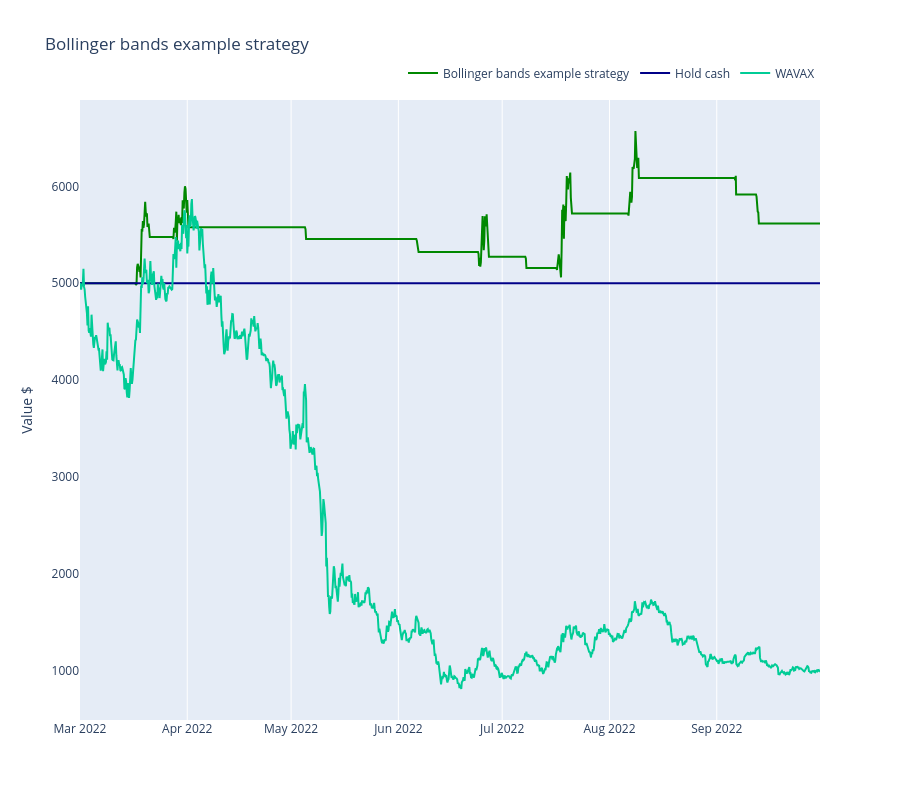

Notebook cell for this chart:
### Markdown cell above
### Benchmarks

Here we benchmark the strategy performance against some baseline scenarios.

- Buy and hold US dollar
- Buy and hold ETH

### Code cell
from tradeexecutor.visual.benchmark import visualise_benchmark

traded_pair = universe.universe.pairs.get_single()

fig = visualise_benchmark(
    "Bollinger bands example strategy",
    portfolio_statistics=state.stats.portfolio,
    all_cash=state.portfolio.get_initial_deposit(),
    buy_and_hold_asset_name=traded_pair.base_token_symbol,
    buy_and_hold_price_series=universe.universe.candles.get_single_pair_data()["close"],
    start_at=START_AT,
    end_at=END_AT,
    height=800
)

fig.show()

### Figure 1 — Plotly figure (JSON) as saved in the notebook; plotly's stock layout.template omitted (floating-point values rounded to 4 significant figures; data arrays with more than 128 entries replaced by an {"elided": "..."} marker saying what was removed)
{"data": [{"line": {"color": "#008800"}, "mode": "lines", "name": "Bollinger bands example strategy", "type": "scatter", "x": {"elided": "1292 str values"}, "y": {"elided": "1292 float values"}}, {"line": {"color": "#000088"}, "mode": "lines", "name": "Hold cash", "type": "scatter", "x": ["2022-03-01T00:00:00", "2022-09-30T20:00:00"], "y": [5000, 5000]}, {"mode": "lines", "name": "WAVAX", "type": "scatter", "x": {"elided": "1284 str values"}, "y": {"elided": "1284 float values"}}], "layout": {"height": 800, "legend": {"orientation": "h", "x": 1, "xanchor": "right", "y": 1.02, "yanchor": "bottom"}, "title": {"text": "Bollinger bands example strategy"}, "xaxis": {"rangeslider": {"visible": false}}, "yaxis": {"showgrid": false, "title": {"text": "Value $"}}}}
